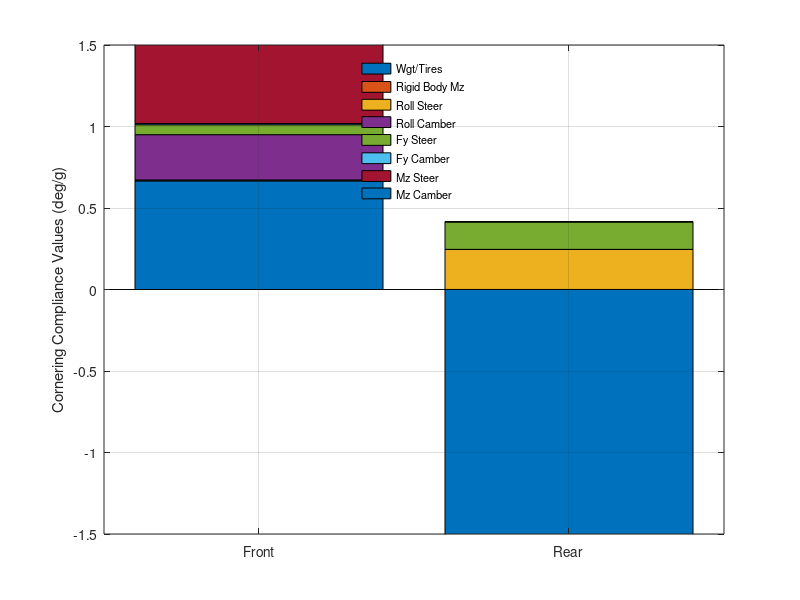

MATLAB code to generate this figure: (Note: this script raises an error after producing the figure.)
% K % C coefficient conventions are (+) for all understeer effects and (-) for oversteer effects regardless of % front or rear designation.

% Force & Moment based K & C coefficients are 'per 1000 N' or 'per 100 Nm' to avoid the ridiculously small
% values likely to be obfuscated by those having exceptional brilliance.

% Unit conventions are N, Nm, deg, kg.
%----------------------------------------------
% Cornering compliance budget after simulation has completed.
clear

CAF = 136*4.448 ; CAR = 136*4.448% Tire cornering stiffnesses per tire (N/deg)
CCF = 0.313 ; CCR = 0.323 % Tire camber stiffnesses per tire (N/deg)
NAF = 50.082 ; NAR = 42.897 % Tire aligning moment stiffnesses per tire (Nm/deg)
CGF = 47.657 ; CGR = 43.392 % Tire camber stiffnesses per tire (N/deg)
NGF = 4.766 ; NGR = 4.339 % Tire alinging moment camber stiffnesses per tire (Nm/deg)

m = 168;
g = 9.8;


L = 62 * 25.4 % WHEELBASE (mm)
weight_dist = 0.51; % rearwards

a = L*weight_dist; % front axle to cg, m
b = L*(1-weight_dist); % rear axle to cg, m

FYFperg = m * g * b / L% front axle sideforce per g from simulation (N/g)
FYRperg = 8430.9 % Rear
NFperg = -403.16 % Front axle aligning moment per g from simulation (Nm/g)
NRperg = -317.93 % Rear

WF = m*(1-weight_dist); WR = 885.000 % AXLE MASS (kg)
WUF = 17.07; WUR = 99.000 %UNSPRUNG MASS (kg)

EF = 0.001; ER = 0.055 %ROLL STEER (deg steer/deg roll)
GF = 0.789; GR = -0.720 %ROLL CAMBER (deg camber/deg roll)
KF = 2288; KR = 367; %ROLL STIFFNESS (front roll stiffness (Nm/deg)

EYF = 0.191; EYR = 0.045 %L.F. STEER (deg/1000 N)
GYF = 0.291; GYR = -0.328 %L.F. CAMBER (deg/1000 N)
ENF = 0.774; ENR = -0.113 %A.T. STEER (deg/100 Nm)
GNF = 0.022; GNR = 0.023 %A.T. CAMBER (deg/100 Nm)

cc_WGT_f = 9.806*WF/2/CAF; % Cornering Compliances from weight contributions
cc_WGT_r = -9.806*WR/2/CAR;

cc_RBAT_f = -(NFperg + NRperg)/2/L/CAF; % Cornering Compliances from rigid body Mz (F)
cc_RBAT_r = -(NFperg + NRperg)/2/L/CAR; % Rear

ROLLpg = 4.47; % Roll gradient (deg/g)

cc_RS_f = ROLLpg * EF ; % Front roll steer contribution (deg/g)
cc_RS_r = ROLLpg * ER ; % Rear

cc_RC_f = ROLLpg * GF * CGF/CAF; % Roll Camber Front (deg/g)
cc_RC_r = ROLLpg * GR * CGR/CAR; % Rear

cc_LFDS_f = EYF *(FYFperg-9.806* WUF )/2/1000; % From Front L.F. deflection steer
cc_LFDS_r = EYR *(FYRperg-9.806* WUR )/2/1000; % Rear

cc_LFDC_f = GYF *CGF*(FYFperg-9.806* WUF )/2/1000/CAF ; % Front L.F. Deflection Camber
cc_LFDC_r = GYR *CGR*(FYRperg-9.806* WUR )/2/1000/CAR ; % Rear

cc_ATDS_f = - ENF *NFperg/2/100; % Front Aligning Moment Deflection Steer
cc_ATDS_r = - ENR *NRperg/2/100; % Rear

cc_ATDC_f = - GNF *CGF*NFperg/2/CAF/100; % Front Aligning Moment Deflection Camber
cc_ATDC_r = - GNR *CGR*NRperg/2/CAR/100; % Rear


DF = cc_WGT_f + cc_RBAT_f + cc_RS_f + cc_RC_f + cc_LFDS_f + cc_LFDC_f + cc_ATDS_f + cc_ATDC_f; % Front Cornering Compliance Sum
DR = cc_WGT_r + cc_RBAT_r + cc_RS_r + cc_RC_r + cc_LFDS_r + cc_LFDC_r + cc_ATDS_r + cc_ATDC_r; % Rear Cornering Compliance Sum

K = DF + DR; % DR is a negative number (always oversteering). Total Vehicle Understeer (deg/g)

cc(1,:)= [cc_WGT_f cc_RBAT_f cc_RS_f cc_RC_f cc_LFDS_f cc_LFDC_f cc_ATDS_f cc_ATDC_f];
cc(2,:)= [cc_WGT_r cc_RBAT_r cc_RS_r cc_RC_r cc_LFDS_r cc_LFDC_r cc_ATDS_r cc_ATDC_r];
% Bar Plot of Cornering Compliance Breakdown
figure('numberTitle','Off','MenuBar','None','Name','Cornering Compliance Element Summary');

% Bar chart
h = bar(cc, 'stacked');
colormap('hsv')

% Legend and labels
L = legend(h, {'Wgt/Tires','Rigid Body Mz','Roll Steer','Roll Camber', ...
    'Fy Steer','Fy Camber','Mz Steer','Mz Camber'});
set(L,'FontSize',8,'Location','North');
legend('boxoff')

% Axis setup
ylabel('Cornering Compliance Values (deg/g)')
set(gca, 'XTickLabel', {'Front', 'Rear'})
ylim([-1.5 1.5])  % Adjust based on actual values
grid on

% Reference lines
yline(1.5, '--k', 'Max Ref');
yline(0, '-k');

% Bottom text
text(1, -1.35, 'Front', 'HorizontalAlignment', 'center')
text(2, -1.35, 'Rear', 'HorizontalAlignment', 'center')
text(1.5, -1.45, 'Computed From 1^o Linear Tire Stiffnesses', 'HorizontalAlignment', 'center', 'FontSize', 8)

% Title with summary
title(['DF = ' num2str(round(DF,3)) '  |  DR = ' ...
       num2str(round(DR,3)) '  |  K = ' ...
       num2str(round(K,3)) ' deg/g'])
